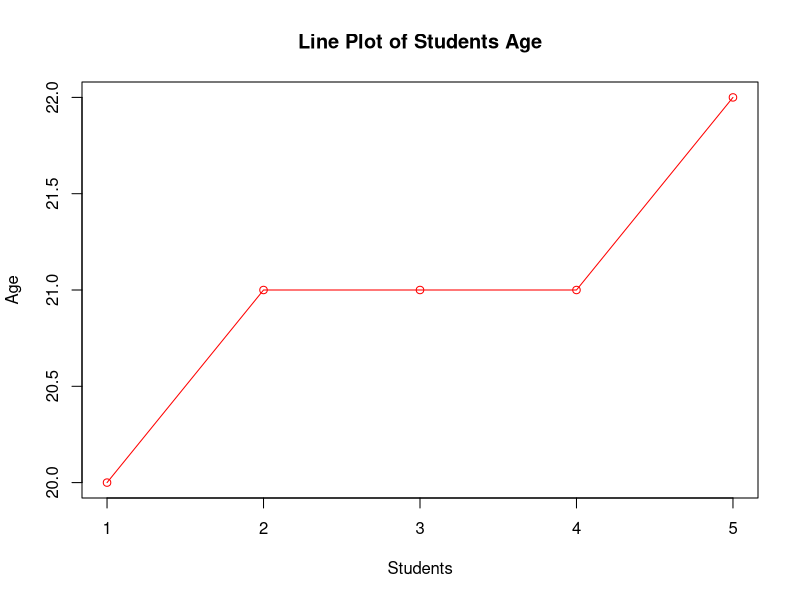
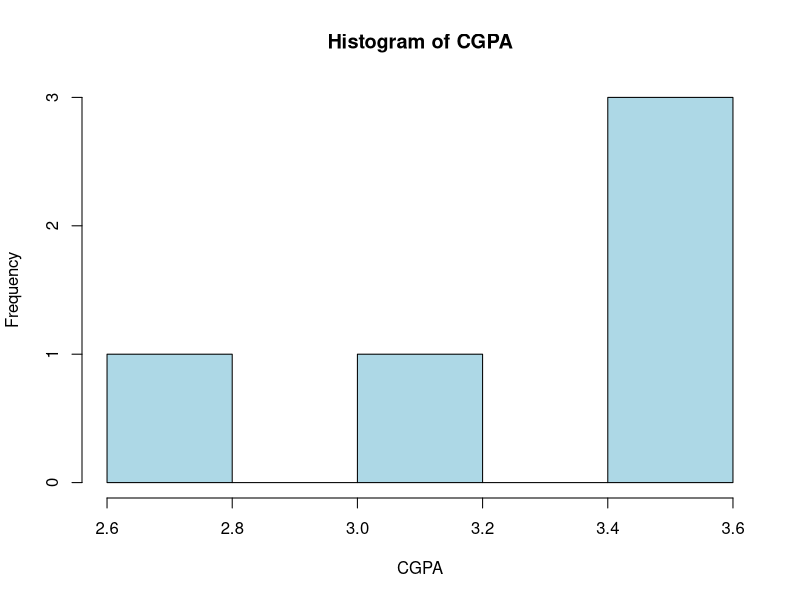
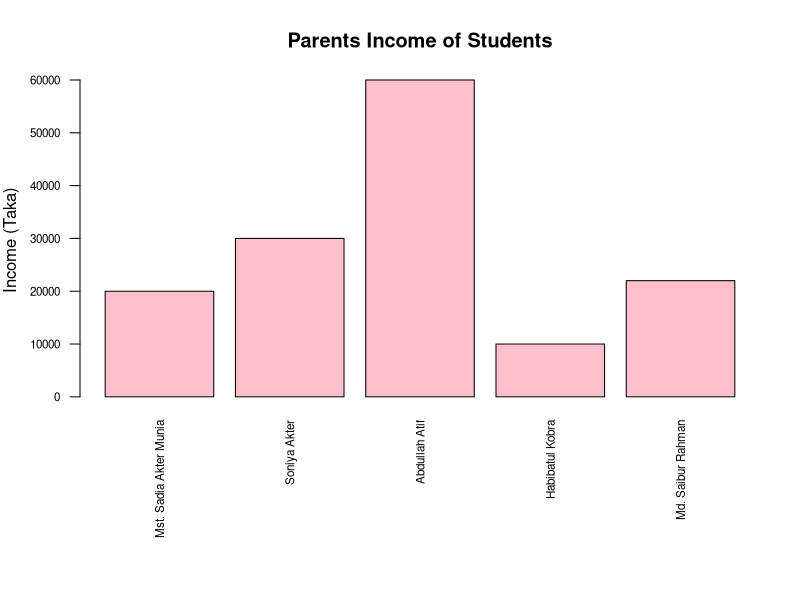
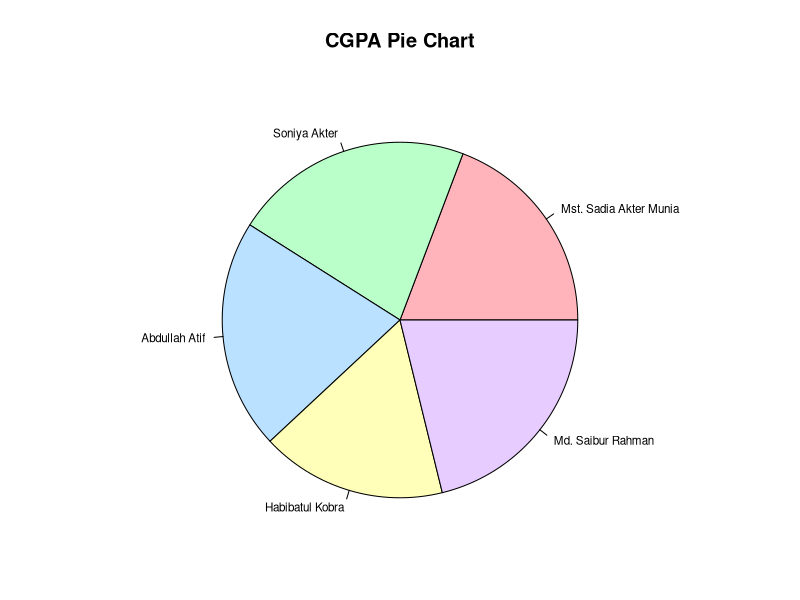

The R source for these figures, in order:
# 1(a) Student Information

ID <- c(241311049, 241311050, 241311051, 241311052, 241311053)

Name <- c("Mst. Sadia Akter Munia",
          "Soniya Akter",
          "Abdullah Atif",
          "Habibatul Kobra",
          "Md. Saibur Rahman")

Gender <- c("Female","Female","Male","Female","Male")

District <- c("Rajshahi","Rajshahi","Rajshahi","Chapainawabganj","Natore")

Age <- c(20,21,21,21,22)

Parents_Income <- c(20000,30000,60000,10000,22000)

CGPA <- c(3.18,3.6,3.46,2.79,3.5)

# 1(b)
print(ID)
print(Name)
print(Gender)
print(District)
print(Age)
print(Parents_Income)
print(CGPA)

#1(c)
students <- data.frame(ID, Name, Gender, District, Age, Parents_Income, CGPA)

print(students)

#1(d)
install.packages("psych")
library(psych)

#Arithmetic Mean
mean(Age)
mean(Parents_Income)
mean(CGPA)

#Geometric Mean
geometric.mean(Age)
geometric.mean(Parents_Income)
geometric.mean(CGPA)

#Harmonic Mean
harmonic.mean(Age)
harmonic.mean(Parents_Income)
harmonic.mean(CGPA)

#Median
median(Age)
median(Parents_Income)
median(CGPA)

#Mode Function
Mode <- function(x){
  ux <- unique(x)
  ux[which.max(tabulate(match(x, ux)))]
}

Mode(Age)
Mode(Parents_Income)
Mode(CGPA)

#1(e)
#Line Plot
plot(Age,
     type="o",
     col="red",
     main="Line Plot of Students Age",
     xlab="Students",
     ylab="Age")

#Histogram
hist(CGPA,
     main="Histogram of CGPA",
     col="lightblue",
     xlab="CGPA")

#Bar Plot
par(mar=c(10,4,4,2))

barplot(Parents_Income,
        main="Parents Income of Students",
        col="pink",
        names.arg=Name,
        las=2,
        cex.names=0.7,  
        cex.axis=0.7,   
        ylab="Income (Taka)")
#Pie Chart
par(mar=c(2,2,4,2))
colors <- c("#FFB3BA", "#BAFFC9", "#BAE1FF", "#FFFFBA", "#E6CCFF")

pie(CGPA,
    labels=Name,
    main="CGPA Pie Chart",
    col=colors,
    cex=0.7)
